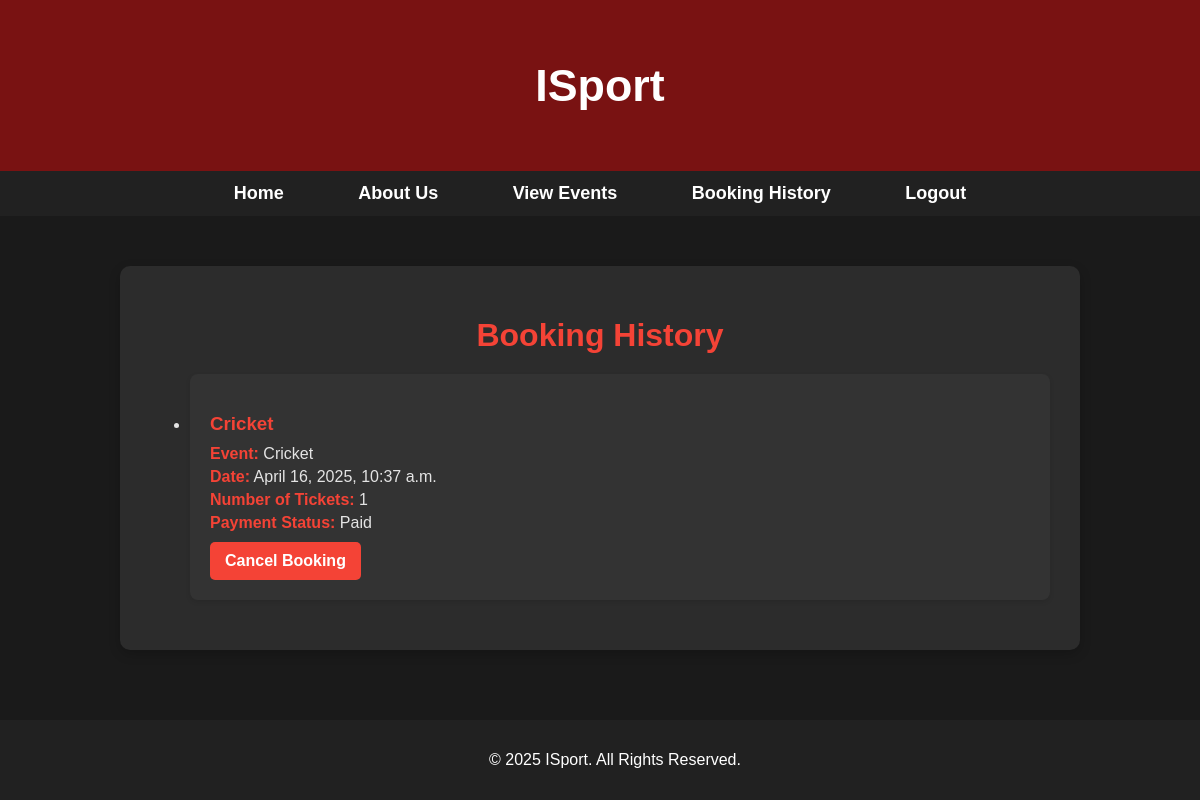
The page /bookinghistory/ (signed in) on the database its author committed.
### app/models.py (models this page shows, shortened)
class TicketPurchase(models.Model):
    fan = models.ForeignKey(FanRegister, on_delete=models.CASCADE)
    event = models.ForeignKey(EventTickets, on_delete=models.CASCADE)
    purchase_date = models.DateTimeField(auto_now_add=True)
    number_of_tickets = models.PositiveIntegerField()
    amount = models.DecimalField(max_digits=10, decimal_places=2, default=0.00)
    razorpay_order_id = models.CharField(max_length=255, blank=True, null=True)
    payment_status = models.CharField(max_length=20, choices=[("Pending", "Pending"), ("Paid", "Paid")], default="Pending")

class EventTickets(models.Model):
    publisher = models.ForeignKey(PublisherRegister, on_delete=models.CASCADE, related_name='events')
    title = models.CharField(max_length=255)
    description = models.TextField()
    date = models.DateField()
    location = models.CharField(max_length=255)
    price = models.DecimalField(max_digits=10, decimal_places=2)
    stock = models.PositiveIntegerField(default=0)  # New field for ticket stock

### app/views.py (the view)
# urls.py: path('bookinghistory/', views.bookinghistory, name='bookinghistory'),
def bookinghistory(request):
    if 'fan' in request.session:  # Check if a fan is logged in
        fan_email = request.session['fan']
        try:
            fan = FanRegister.objects.get(email=fan_email)
            bookings = TicketPurchase.objects.filter(fan=fan)  # Fetch only the logged-in fan's bookings
            return render(request, 'bookers/bookinghistory.html', {'bookings': bookings})
        except FanRegister.DoesNotExist:
            messages.error(request, "User not found!")
            return redirect('login')
    else:
        messages.error(request, "Please log in to view your booking history!")
        return redirect('login')

### templates/bookers/bookinghistory.html (shortened to what this page needs)
<!DOCTYPE html>
<html lang="en">
<head>
</head>
<body>
    <header>
        <h1>ISport</h1>
    </header>
    <nav>
        <ul>
            <li><a href="../fanshome">Home</a></li>
            <li><a href="../about">About Us</a></li>
            <li><a href="../view_events">View Events</a></li>
            <li><a href="../bookinghistory">Booking History</a></li>
            <li><a href="../logout">Logout</a></li>
        </ul>
    </nav>
    <div class="events-container">
        <h1>Booking History</h1>
        {% if bookings %}
        <div class="booking-history">
            <ul>
                {% for booking in bookings %}
                <li class="event-item">
                    <h3>{{ booking.event.title }}</h3>
                    <div class="event-details">
                        <p><strong>Event:</strong> {{ booking.event.title }}</p>
                        <p><strong>Date:</strong> {{ booking.purchase_date }}</p>
                        <p><strong>Number of Tickets:</strong> {{ booking.number_of_tickets }}</p>
                        <p><strong>Payment Status:</strong> {{ booking.payment_status }}</p>
                    </div>
                    <form action="{% url 'cancel_booking' booking.id %}" method="POST" style="margin-top: 10px;">
                        <button type="submit" class="cancel-btn">Cancel Booking</button>
                    </form>
                </li>
                {% endfor %}
            </ul>
        </div>
        {% else %}
        <p style="text-align: center; color: #f44336;">You have not booked any events yet.</p>
        {% endif %}
    </div>
    <footer>
        <p>&copy; 2025 ISport. All Rights Reserved.</p>
    </footer>
</body>
</html>

### templates/bookers/bookinghistory.html (style rules this page uses)
body { font-family: 'Arial', sans-serif; background-color: #1a1a1a; margin: 0; padding: 0; color: #e4e4e4; }
header { background-color:rgb(121, 18, 18); color: white; text-align: center; padding: 30px 0; box-shadow: 0 4px 10px rgba(0, 0, 0, 0.4); }
header h1 { font-size: 2.8em; font-weight: bold; }
nav { background-color: #212121; padding: 12px 0; text-align: center; }
nav ul { list-style-type: none; margin: 0; padding: 0; }
nav ul li { display: inline; margin: 0 20px; }
nav ul li a { color: white; text-decoration: none; font-weight: bold; font-size: 18px; padding: 10px 15px; transition: background-color 0.3s; }
.events-container { max-width: 900px; margin: 50px auto; padding: 30px; background-color: #2c2c2c; border-radius: 10px; box-shadow: 0 4px 12px rgba(0, 0, 0, 0.2); }
.events-container h1 { text-align: center; color: #f44336; margin-bottom: 20px; }
.event-item { background-color: #333333; padding: 20px; margin-bottom: 20px; border-radius: 8px; box-shadow: 0 2px 5px rgba(0, 0, 0, 0.1); }
.event-item h3 { color: #f44336; margin-bottom: 10px; }
.event-details { font-size: 16px; color: #e4e4e4; }
.event-details p { margin: 5px 0; }
.event-details strong { color: #f44336; }
footer { background-color: #212121; color: white; text-align: center; padding: 15px; position: fixed; bottom: 0; width: 100%; }
.cancel-btn { background-color: #f44336; color: white; border: none; padding: 10px 15px; font-size: 16px; font-weight: bold; border-radius: 5px; cursor: pointer; transition: background-color 0.3s ease; }

### rows shown on the page
TicketPurchase: event "Cricket", purchase_date "April 16, 2025, 10:37 a.m.", number_of_tickets "1", payment_status "Paid"
